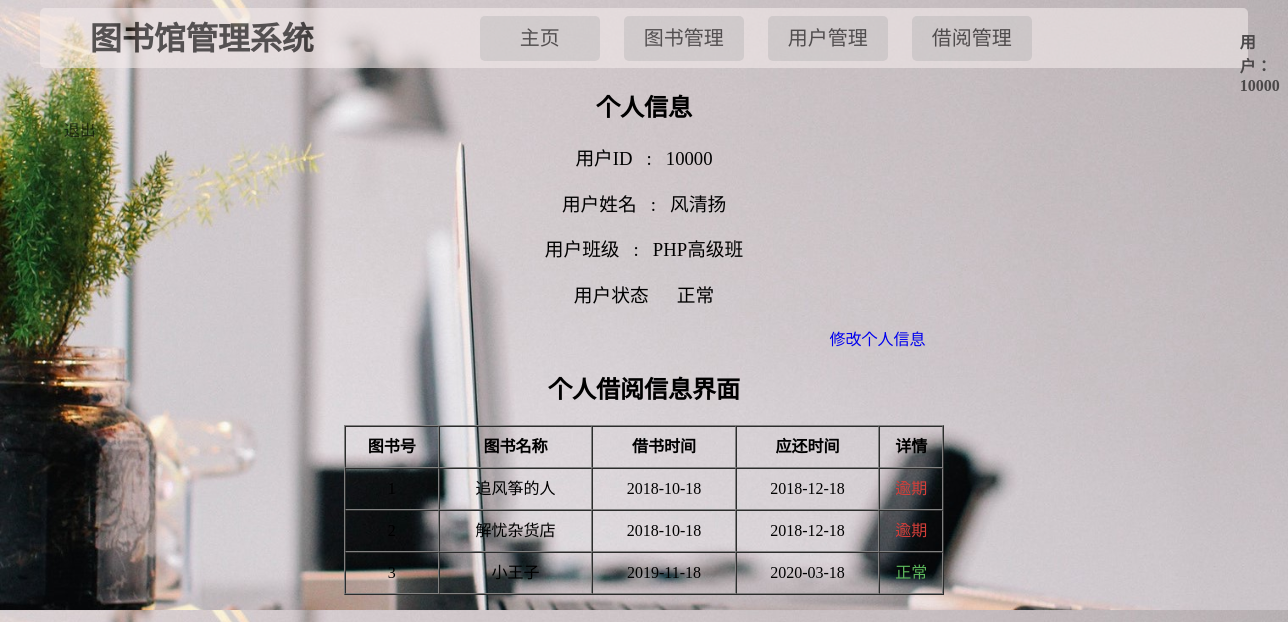
Screenshot of /admin.php (signed in) with the database file from the repository.
### tables this page shows
CREATE TABLE `user` (
  `id` int(11) NOT NULL,
  `pwd` char(128) NOT NULL,
  `name` char(15) DEFAULT NULL,
  `class` char(15) DEFAULT NULL,
  `status` tinyint(3) UNSIGNED NOT NULL DEFAULT '1' COMMENT '0为挂失,1为正常',
  `admin` tinyint(3) UNSIGNED NOT NULL DEFAULT '0' COMMENT '0为普通用户,1为管理员',
  `last_login_time` datetime DEFAULT NULL
);

CREATE TABLE `borrow_list` (
  `book_id` int(11) NOT NULL,
  `user_id` int(11) NOT NULL,
  `borrow_date` date NOT NULL,
  `back_date` date NOT NULL
);

CREATE TABLE `book_info` (
  `id` int(11) NOT NULL,
  `name` char(30) NOT NULL,
  `author` char(30) NOT NULL,
  `press` char(20) NOT NULL,
  `press_time` char(10) NOT NULL,
  `price` char(10) NOT NULL,
  `ISBN` char(13) NOT NULL,
  `desc` text
);

### admin.php (the view, shortened to what this page needs)
<?php
include_once('header.php');
include_once("conn.php");
?>
<html>
<head>
    <link href="style/style.css" rel="stylesheet" type="text/css">
</head>
<body>
<div id="userinfo">
    <h2>个人信息</h2>
    <?php
        $id = $_SESSION['id'];
        $query = "select * from user where id='$id'";
        $stmt= $dbh->query($query);
        foreach ($stmt as $row){
            echo "<h3>用户ID&nbsp&nbsp&nbsp:&nbsp&nbsp&nbsp{$row['id']}</h3>";
            echo "<h3>用户姓名&nbsp&nbsp&nbsp:&nbsp&nbsp&nbsp{$row['name']}</h3>";
            echo "<h3>用户班级&nbsp&nbsp&nbsp:&nbsp&nbsp&nbsp{$row['class']}</h3>";
            if($row['status']==1){
                echo "<h3>用户状态&nbsp&nbsp&nbsp&nbsp&nbsp&nbsp正常</h3>";
            }else{
                echo "<h3>用户状态&nbsp&nbsp&nbsp：&nbsp&nbsp&nbsp挂失</h3>";
            }
        }
        echo "<a href='AlterUserManager.php?user_id=$id' style='float: right;margin-right: 100px'>修改个人信息</a><br>";
        ?>
    <?php
    $query = "SELECT book_id,name,borrow_date,back_date
            FROM borrow_list a,book_info b
            WHERE a.book_id = b.id AND a.user_id='$id'";
    $stmt= $dbh->query($query);
    echo "<table border='1px gray solid' width='600px' align='center' cellpadding='0' cellspacing='0'>";
    echo "<caption><h2>个人借阅信息界面</h2></caption>";
    echo "<tr style='line-height: 40px;'><th>图书号</th><th>图书名称</th><th>借书时间</th><th>应还时间</th><th>详情</th></tr>";
    $time = time();
    $borrow_data = date("Y-m-d",$time);
    $a = strtotime($borrow_data);
    foreach ($stmt as $row){
        echo "<tr style='text-align: center;line-height: 40px'>";
        echo "<td>".$row['book_id']."</td>";
        echo "<td>".$row['name']."</td>";
        echo "<td>".$row['borrow_date']."</td>";
        echo "<td>".$row['back_date']."</td>";
        $b = strtotime($row['back_date']);
        if($a<=$b){
            echo "<td><span style='color: #5cb85c'>正常</span></td>";
        }else{
            echo "<td><a href='borrowmanager.php' style='color: #d43f3a;text-decoration: none;'>逾期</a></td>";
        }
        echo "</tr>";
    }
    echo "</table>"
    ?>
</div>
</body>
</html>

### style/style.css (style rules this page uses)
body { background: url("../images/bg.jpg"); background-attachment:fixed; background-size: 100%; }
a { text-decoration: none; }
#book_detiail h2,h3 { text-align: center; }
#userinfo { width: 60%; margin: 0 auto; }
#userinfo h2,h3 { text-align: center; }
#userinfo h3 { font-weight: normal; }

### rows the page displays
user: id "10000", name "风清扬", class "PHP高级班", status "用户状态 正常"
borrow_list: book_info.name "追风筝的人", borrow_date "2018-10-18", back_date "2018-12-18", shows "逾期"
borrow_list: book_info.name "解忧杂货店", borrow_date "2018-10-18", back_date "2018-12-18", shows "逾期"
borrow_list: book "3", book_info.name "小王子", borrow_date "2019-11-18", back_date "2020-03-18", shows "正常"

### other values shown
$_SESSION['id'] "10000"
